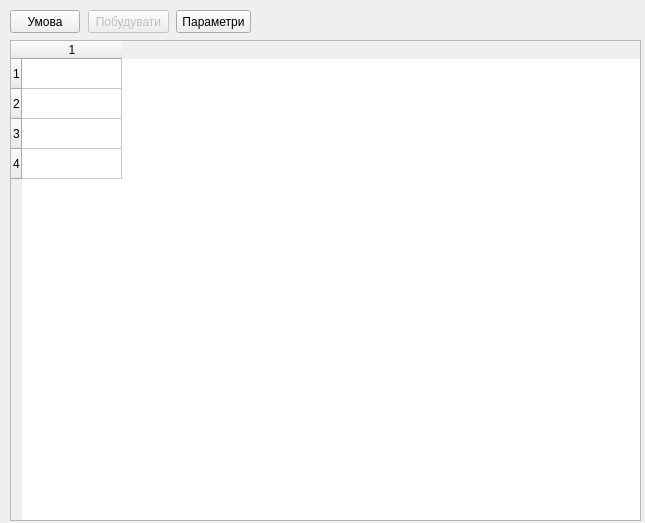
<?xml version="1.0" encoding="UTF-8"?>
<ui version="4.0">
 <class>Form</class>
 <widget class="QWidget" name="Form">
  <property name="geometry">
   <rect>
    <x>0</x>
    <y>0</y>
    <width>645</width>
    <height>523</height>
   </rect>
  </property>
  <property name="windowTitle">
   <string>Побудувати контрприклад</string>
  </property>
  <widget class="QTableWidget" name="tableWidget">
   <property name="geometry">
    <rect>
     <x>10</x>
     <y>40</y>
     <width>631</width>
     <height>481</height>
    </rect>
   </property>
   <property name="sizePolicy">
    <sizepolicy hsizetype="Maximum" vsizetype="Maximum">
     <horstretch>0</horstretch>
     <verstretch>0</verstretch>
    </sizepolicy>
   </property>
   <property name="rowCount">
    <number>4</number>
   </property>
   <property name="columnCount">
    <number>1</number>
   </property>
   <row/>
   <row/>
   <row/>
   <row/>
   <column/>
  </widget>
  <widget class="QPushButton" name="btnBuild">
   <property name="enabled">
    <bool>false</bool>
   </property>
   <property name="geometry">
    <rect>
     <x>88</x>
     <y>10</y>
     <width>81</width>
     <height>23</height>
    </rect>
   </property>
   <property name="toolTip">
    <string>Перевірити умови верифікації програми</string>
   </property>
   <property name="text">
    <string>Побудувати</string>
   </property>
  </widget>
  <widget class="QPushButton" name="btnCond">
   <property name="geometry">
    <rect>
     <x>10</x>
     <y>10</y>
     <width>70</width>
     <height>23</height>
    </rect>
   </property>
   <property name="toolTip">
    <string>Показати умову</string>
   </property>
   <property name="text">
    <string>Умова</string>
   </property>
  </widget>
  <widget class="QPushButton" name="btnOptions">
   <property name="geometry">
    <rect>
     <x>176</x>
     <y>10</y>
     <width>75</width>
     <height>23</height>
    </rect>
   </property>
   <property name="toolTip">
    <string>Показати системні параметри</string>
   </property>
   <property name="text">
    <string>Параметри</string>
   </property>
  </widget>
 </widget>
 <resources/>
 <connections/>
</ui>
